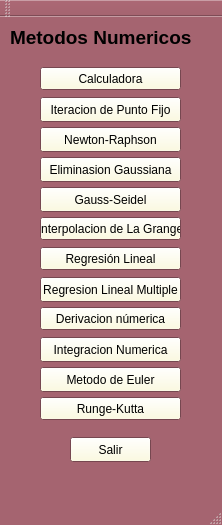
<?xml version="1.0" encoding="UTF-8"?>
<ui version="4.0">
 <class>Sistema</class>
 <widget class="QMainWindow" name="Sistema">
  <property name="geometry">
   <rect>
    <x>0</x>
    <y>0</y>
    <width>222</width>
    <height>525</height>
   </rect>
  </property>
  <property name="palette">
   <palette>
    <active>
     <colorrole role="Button">
      <brush brushstyle="SolidPattern">
       <color alpha="255">
        <red>255</red>
        <green>253</green>
        <blue>217</blue>
       </color>
      </brush>
     </colorrole>
     <colorrole role="Base">
      <brush brushstyle="SolidPattern">
       <color alpha="255">
        <red>255</red>
        <green>255</green>
        <blue>255</blue>
       </color>
      </brush>
     </colorrole>
     <colorrole role="Window">
      <brush brushstyle="SolidPattern">
       <color alpha="255">
        <red>165</red>
        <green>100</green>
        <blue>112</blue>
       </color>
      </brush>
     </colorrole>
    </active>
    <inactive>
     <colorrole role="Button">
      <brush brushstyle="SolidPattern">
       <color alpha="255">
        <red>255</red>
        <green>253</green>
        <blue>217</blue>
       </color>
      </brush>
     </colorrole>
     <colorrole role="Base">
      <brush brushstyle="SolidPattern">
       <color alpha="255">
        <red>255</red>
        <green>255</green>
        <blue>255</blue>
       </color>
      </brush>
     </colorrole>
     <colorrole role="Window">
      <brush brushstyle="SolidPattern">
       <color alpha="255">
        <red>165</red>
        <green>100</green>
        <blue>112</blue>
       </color>
      </brush>
     </colorrole>
    </inactive>
    <disabled>
     <colorrole role="Button">
      <brush brushstyle="SolidPattern">
       <color alpha="255">
        <red>255</red>
        <green>253</green>
        <blue>217</blue>
       </color>
      </brush>
     </colorrole>
     <colorrole role="Base">
      <brush brushstyle="SolidPattern">
       <color alpha="255">
        <red>165</red>
        <green>100</green>
        <blue>112</blue>
       </color>
      </brush>
     </colorrole>
     <colorrole role="Window">
      <brush brushstyle="SolidPattern">
       <color alpha="255">
        <red>165</red>
        <green>100</green>
        <blue>112</blue>
       </color>
      </brush>
     </colorrole>
    </disabled>
   </palette>
  </property>
  <property name="windowTitle">
   <string>Sistema</string>
  </property>
  <widget class="QWidget" name="centralWidget">
   <widget class="QPushButton" name="bot_salir">
    <property name="geometry">
     <rect>
      <x>70</x>
      <y>420</y>
      <width>81</width>
      <height>25</height>
     </rect>
    </property>
    <property name="text">
     <string>Salir</string>
    </property>
   </widget>
   <widget class="QPushButton" name="bot_elim">
    <property name="geometry">
     <rect>
      <x>40</x>
      <y>140</y>
      <width>141</width>
      <height>25</height>
     </rect>
    </property>
    <property name="text">
     <string>Eliminasion Gaussiana</string>
    </property>
   </widget>
   <widget class="QPushButton" name="bot_Gaussei">
    <property name="geometry">
     <rect>
      <x>40</x>
      <y>170</y>
      <width>141</width>
      <height>25</height>
     </rect>
    </property>
    <property name="text">
     <string>Gauss-Seidel</string>
    </property>
   </widget>
   <widget class="QPushButton" name="bot_pfij">
    <property name="geometry">
     <rect>
      <x>40</x>
      <y>80</y>
      <width>141</width>
      <height>25</height>
     </rect>
    </property>
    <property name="text">
     <string>Iteracion de Punto Fijo</string>
    </property>
   </widget>
   <widget class="QPushButton" name="bot_raph">
    <property name="geometry">
     <rect>
      <x>40</x>
      <y>110</y>
      <width>141</width>
      <height>25</height>
     </rect>
    </property>
    <property name="text">
     <string>Newton-Raphson</string>
    </property>
   </widget>
   <widget class="QPushButton" name="bot_regr">
    <property name="geometry">
     <rect>
      <x>40</x>
      <y>260</y>
      <width>141</width>
      <height>25</height>
     </rect>
    </property>
    <property name="text">
     <string>Regresion Lineal Multiple</string>
    </property>
   </widget>
   <widget class="QPushButton" name="bot_euler">
    <property name="geometry">
     <rect>
      <x>40</x>
      <y>350</y>
      <width>141</width>
      <height>25</height>
     </rect>
    </property>
    <property name="text">
     <string>Metodo de Euler</string>
    </property>
   </widget>
   <widget class="QPushButton" name="bot_inte">
    <property name="geometry">
     <rect>
      <x>40</x>
      <y>320</y>
      <width>141</width>
      <height>25</height>
     </rect>
    </property>
    <property name="text">
     <string>Integracion Numerica</string>
    </property>
   </widget>
   <widget class="QLabel" name="label">
    <property name="geometry">
     <rect>
      <x>10</x>
      <y>10</y>
      <width>201</width>
      <height>20</height>
     </rect>
    </property>
    <property name="font">
     <font>
      <pointsize>14</pointsize>
      <weight>75</weight>
      <italic>false</italic>
      <bold>true</bold>
      <underline>false</underline>
      <strikeout>false</strikeout>
     </font>
    </property>
    <property name="text">
     <string>Metodos Numericos </string>
    </property>
   </widget>
   <widget class="QPushButton" name="bot_grange">
    <property name="geometry">
     <rect>
      <x>40</x>
      <y>200</y>
      <width>141</width>
      <height>23</height>
     </rect>
    </property>
    <property name="text">
     <string>Interpolacion de La Grange</string>
    </property>
   </widget>
   <widget class="QPushButton" name="bot_derivacion">
    <property name="geometry">
     <rect>
      <x>40</x>
      <y>290</y>
      <width>141</width>
      <height>23</height>
     </rect>
    </property>
    <property name="text">
     <string>Derivacion númerica</string>
    </property>
   </widget>
   <widget class="QPushButton" name="bot_reglin">
    <property name="geometry">
     <rect>
      <x>40</x>
      <y>230</y>
      <width>141</width>
      <height>23</height>
     </rect>
    </property>
    <property name="text">
     <string>Regresión Lineal</string>
    </property>
   </widget>
   <widget class="QPushButton" name="bot_runge">
    <property name="geometry">
     <rect>
      <x>40</x>
      <y>380</y>
      <width>141</width>
      <height>23</height>
     </rect>
    </property>
    <property name="text">
     <string>Runge-Kutta</string>
    </property>
   </widget>
   <widget class="QPushButton" name="bot_calculadora">
    <property name="geometry">
     <rect>
      <x>40</x>
      <y>50</y>
      <width>141</width>
      <height>23</height>
     </rect>
    </property>
    <property name="text">
     <string>Calculadora</string>
    </property>
   </widget>
  </widget>
  <widget class="QMenuBar" name="menuBar">
   <property name="geometry">
    <rect>
     <x>0</x>
     <y>0</y>
     <width>222</width>
     <height>21</height>
    </rect>
   </property>
  </widget>
  <widget class="QToolBar" name="mainToolBar">
   <attribute name="toolBarArea">
    <enum>TopToolBarArea</enum>
   </attribute>
   <attribute name="toolBarBreak">
    <bool>false</bool>
   </attribute>
  </widget>
  <widget class="QStatusBar" name="statusBar"/>
 </widget>
 <layoutdefault spacing="6" margin="11"/>
 <resources/>
 <connections/>
</ui>
